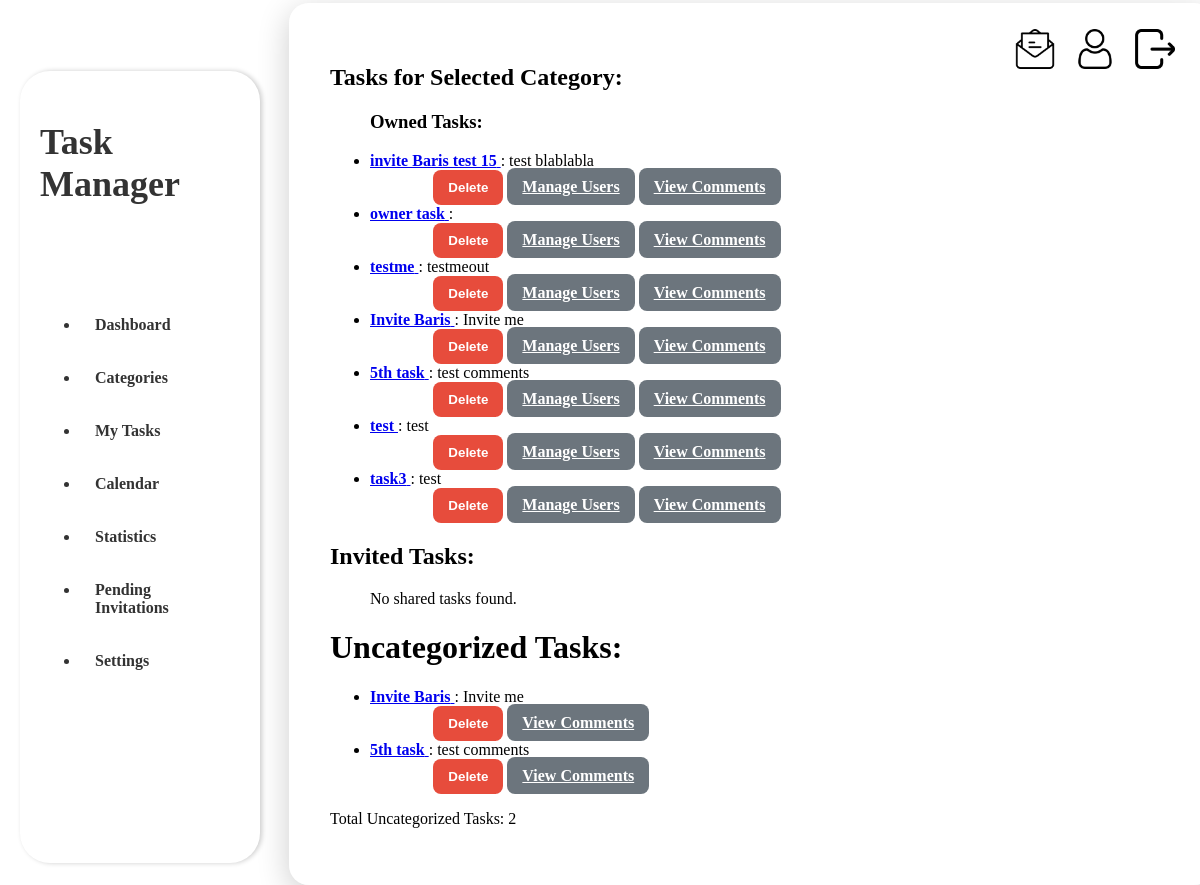
Screenshot of /my_tasks (signed in) with the database file from the repository.
### app/models.py (models this page shows)
class Task(db.Model):
    id = db.Column(db.Integer, primary_key=True)
    title = db.Column(db.String(120), nullable=False)
    description = db.Column(db.Text, nullable=True)
    start_time = db.Column(db.DateTime, nullable=True)
    end_time = db.Column(db.DateTime, nullable=True)
    completed = db.Column(db.Boolean, default=False)
    priority = db.Column(db.String(20), nullable=False, default='Medium')
    status = db.Column(db.String(20), nullable=False, default='Not Started')
    tags = db.Column(db.String(255), nullable=True)
    is_recurring = db.Column(db.Boolean, default=False)
    recurrence_frequency = db.Column(db.String(20), nullable=True)
    reminder_time = db.Column(db.DateTime, nullable=True)
    category_id = db.Column(db.Integer, db.ForeignKey('category.id'), nullable=True)
    user_id = db.Column(db.Integer, db.ForeignKey('user.id'), nullable=False)
    category = db.relationship('Category', back_populates='tasks')
    task_owner = db.relationship('User', back_populates='tasks_owned_by_user')
    assigned_users = db.relationship('User', secondary='task_assignees', back_populates='assigned_tasks')

### app/routes.py (the view)
@main.route('/my_tasks', methods=['GET'])
@login_required
def my_tasks():
    user_id = session.get('user_id')
    selected_category = request.args.get('category_filter', type=int)
    categories = Category.query.filter_by(user_id=user_id).all()
    owned_tasks_query = Task.query.filter(Task.user_id == user_id)
    shared_tasks_query = (
        db.session.query(Task, task_user.c.role)
        .join(task_user, task_user.c.task_id == Task.id)
        .filter(task_user.c.user_id == user_id, Task.user_id != user_id)
    )
    if selected_category is not None:
        owned_tasks_query = owned_tasks_query.filter_by(category_id=selected_category)
        shared_tasks_query = shared_tasks_query.filter(Task.category_id == selected_category)
    owned_tasks = owned_tasks_query.all()
    shared_tasks = shared_tasks_query.all()
    uncategorized_tasks = Task.query.filter(Task.user_id == user_id, Task.category_id == None).all()
    logger.info(f"Owned tasks for user {user_id}: {[task.title for task in owned_tasks]}")
    logger.info(f"Shared tasks for user {user_id}: {[task.title for task, role in shared_tasks]}")
    logger.info(f"Uncategorized tasks for user {user_id}: {[task.title for task in uncategorized_tasks]}")
    return render_template(
        'my_tasks.html',
        categories=categories,
        owned_tasks=owned_tasks,
        shared_tasks=shared_tasks,
        uncategorized_tasks=uncategorized_tasks,
        selected_category=selected_category
    )

### app/utils/utils.py (called while the page is built)
def login_required(f):
    @wraps(f)
    def decorated_function(*args, **kwargs):
        if 'user_id' not in session:  # Check if the user is logged in
            flash('Please log in to access this page.', 'warning')
            return redirect(url_for('main.login'))
        return f(*args, **kwargs)
    return decorated_function

### app/templates/my_tasks.html (shortened to what this page needs)
<!DOCTYPE html>
<html lang="en">
<head>
    <link rel="stylesheet" href="{{ url_for('static', filename='styles.css') }}">
</head>
<body>
    {% extends "base.html" %}
    {% block content %}
    <h2>Tasks for Selected Category:</h2>
    <ul>
        {% if owned_tasks %}
            <h3>Owned Tasks:</h3>
            {% for task in owned_tasks %}
                <li>
                    <a href="{{ url_for('main.view_task', task_id=task.id) }}">
                        <strong>{{ task.title }}</strong>
                    </a>: {{ task.description }}
                    <br>
                    <a href="{{ url_for('main.edit_task', task_id=task.id) }}" class="btn">Edit</a>
                    <form action="{{ url_for('main.delete_task', task_id=task.id) }}" method="POST" style="display:inline;">
                        <button type="submit" class="btn btn-danger">Delete</button>
                    </form>
                    <a href="{{ url_for('main.share_task', task_id=task.id) }}" class="btn btn-secondary">Manage Users</a>
                    <a href="{{ url_for('main.task_comments', task_id=task.id) }}" class="btn btn-secondary">View Comments</a>
                </li>
            {% endfor %}
        {% else %}
            <p>No owned tasks found in this category.</p>
        {% endif %}
    </ul>
    <h2>Invited Tasks:</h2>
    <ul>
        {% if shared_tasks %}
            {% for task, role in shared_tasks %}
                <li>
                    <a href="{{ url_for('main.view_task', task_id=task.id) }}">
                        <strong>{{ task.title }}</strong>
                    </a>: {{ task.description }} (Role: {{ role }})
                    <br>
                    <br>
                    {% if role in ['Editor', 'Admin'] %}
                    <a href="{{ url_for('main.edit_task', task_id=task.id) }}" class="btn">Edit Task</a>
                    {% endif %}
                    <a href="{{ url_for('main.task_comments', task_id=task.id) }}" class="btn btn-secondary">View Comments</a>
                    {% if role == 'Admin' %}
                        <a href="{{ url_for('main.manage_task_users', task_id=task.id) }}" class="btn btn-secondary">Manage Users</a>
                    {% endif %}
                </li>
            {% endfor %}
        {% else %}
            <p>No shared tasks found.</p>
        {% endif %}
    </ul>
    <h1>Uncategorized Tasks:</h1>
    <ul>
        {% if uncategorized_tasks %}
            {% for task in uncategorized_tasks %}
                <li>
                    <a href="{{ url_for('main.view_task', task_id=task.id) }}">
                        <strong>{{ task.title }}</strong>
                    </a>: {{ task.description }}
                    <br>
                    <a href="{{ url_for('main.edit_task', task_id=task.id) }}" class="btn">Edit</a>
                    <form action="{{ url_for('main.delete_task', task_id=task.id) }}" method="POST" style="display:inline;">
                        <button type="submit" class="btn btn-danger">Delete</button>
                    </form>
                    <a href="{{ url_for('main.task_comments', task_id=task.id) }}" class="btn btn-secondary">View Comments</a>
                </li>
            {% endfor %}
        {% else %}
            <p>No uncategorized tasks found.</p>
        {% endif %}
    </ul>
    <p>Total Uncategorized Tasks: {{ uncategorized_tasks | length }}</p>
    {% endblock %}

### app/static/styles.css (style rules this page uses)
:root { --primary-color: #007bff; --secondary-color: #28a745; --priority-high-color: #ff5252; --priority-medium-color: #ffa726; --priority-low-color: #66bb6a; --card-width: 300px; --card-height: 200px; --card-padding: 15px; --card-margin: 20px; --header-font-size: 1.2em; --task-list-font-size: 0.9em; --tasks-done-font-size: 1em; --icon-btn-size: 30px; }
.btn { padding: 10px 15px; border-radius: 8px; cursor: pointer; transition: background-color 0.3s ease, box-shadow 0.3s ease; border: none; color: #fff; font-weight: bold; }
.btn-secondary { background-color: #6c757d; }
.btn-danger { background-color: #e74c3c; }

### rows the page displays
Task: title "invite Baris test 15", description "test blablabla"
Task: title "owner task"
Task: title "testme", description "testmeout"
Task: title "Invite Baris", description "Invite me"
Task: title "5th task", description "test comments"
Task: title "test", description "test"
Task: title "task3", description "test"

### other values shown
{{ uncategorized_tasks | length }} "2"
